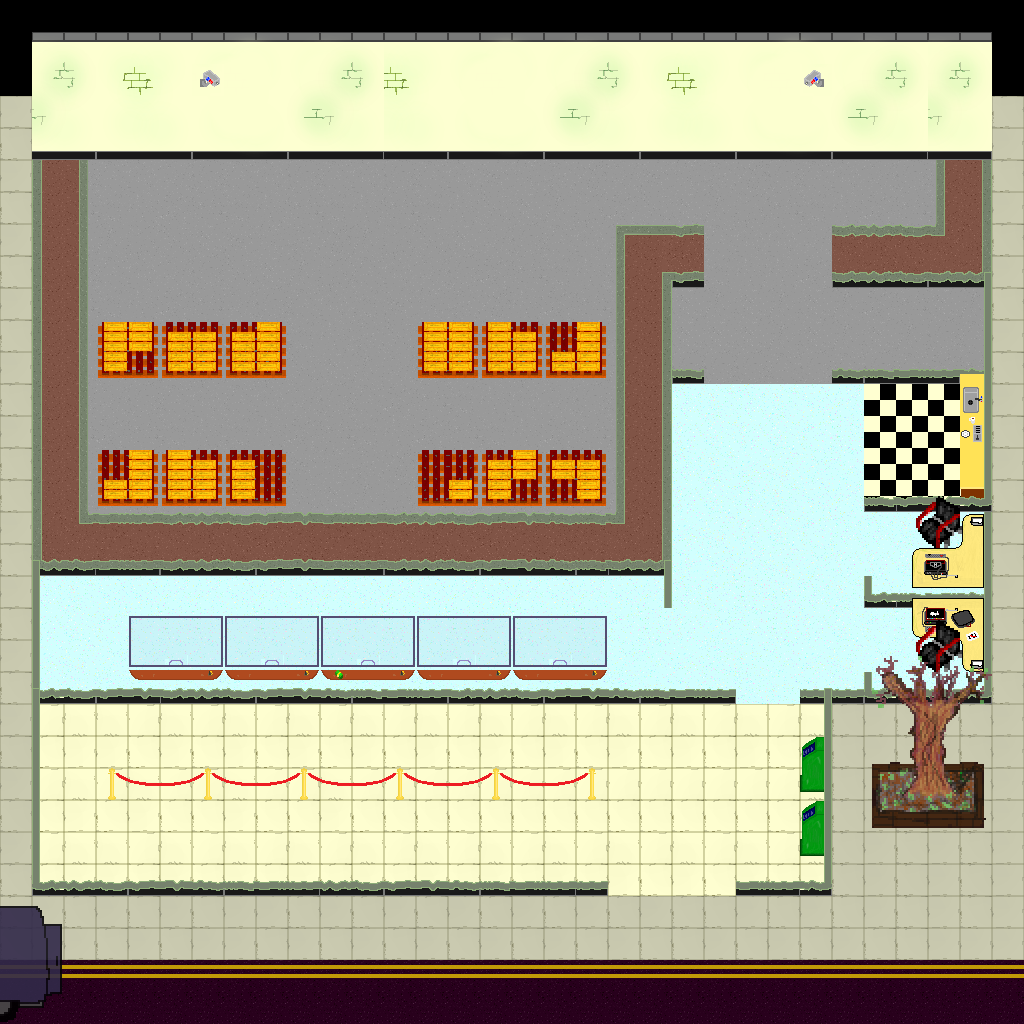

A level layout from a 2D game, rendered from its tile map. Below: a short description, then the map file with tile-grid data replaced by summaries:
An orthogonal 32x32 tile map with 32x32 px tiles, 19 tile layers (floor, wall_vault, vault, gold_pile_12, ...), 4 hidden layers not drawn, 3 tilesets and 53 objects (collision_door_staff, collision_door_main, collision_door_vault, collision_door_prevault, objective_3, ...).

<map version="1.0" orientation="orthogonal" renderorder="right-down" width="32" height="32" tilewidth="32" tileheight="32" nextobjectid="101">
 <tileset firstgid="1" name="tileset" tilewidth="32" tileheight="32">
  <image source="tileset.png" width="512" height="512" />
 </tileset>
 <tileset firstgid="257" name="tileset2" tilewidth="32" tileheight="32">
  <image source="tileset2.png" width="256" height="256" />
 </tileset>
 <tileset firstgid="321" name="sign" tilewidth="32" tileheight="32">
  <image source="sign.png" width="480" height="288" />
 </tileset>
 <layer name="floor" width="32" height="32">
  <data>[1024 cells, 928 non-empty, 41 distinct tile ids]</data>
 </layer>
 <layer name="wall_vault" width="32" height="32">
  <data>[1024 cells, 0 non-empty, 0 distinct tile ids]</data>
 </layer>
 <layer name="vault" width="32" height="32">
  <data>[1024 cells, 264 non-empty, 76 distinct tile ids]</data>
 </layer>
 <layer name="gold_pile_12" width="32" height="32">
  <data>[1024 cells, 4 non-empty, 4 distinct tile ids]</data>
 </layer>
 <layer name="gold_pile_11" width="32" height="32">
  <data>[1024 cells, 4 non-empty, 4 distinct tile ids]</data>
 </layer>
 <layer name="gold_pile_10" width="32" height="32">
  <data>[1024 cells, 4 non-empty, 4 distinct tile ids]</data>
 </layer>
 <layer name="gold_pile_9" width="32" height="32">
  <data>[1024 cells, 4 non-empty, 4 distinct tile ids]</data>
 </layer>
 <layer name="gold_pile_8" width="32" height="32">
  <data>[1024 cells, 4 non-empty, 4 distinct tile ids]</data>
 </layer>
 <layer name="gold_pile_7" width="32" height="32">
  <data>[1024 cells, 4 non-empty, 4 distinct tile ids]</data>
 </layer>
 <layer name="gold_pile_6" width="32" height="32">
  <data>[1024 cells, 3 non-empty, 3 distinct tile ids]</data>
 </layer>
 <layer name="gold_pile_5" width="32" height="32">
  <data>[1024 cells, 5 non-empty, 5 distinct tile ids]</data>
 </layer>
 <layer name="gold_pile_4" width="32" height="32">
  <data>[1024 cells, 4 non-empty, 4 distinct tile ids]</data>
 </layer>
 <layer name="gold_pile_3" width="32" height="32">
  <data>[1024 cells, 4 non-empty, 4 distinct tile ids]</data>
 </layer>
 <layer name="gold_pile_2" width="32" height="32">
  <data>[1024 cells, 4 non-empty, 4 distinct tile ids]</data>
 </layer>
 <layer name="gold_pile_1" width="32" height="32">
  <data>[1024 cells, 4 non-empty, 4 distinct tile ids]</data>
 </layer>
 <layer name="wall_prevault" width="32" height="32" visible="0">
  <data>[1024 cells, 432 non-empty, 34 distinct tile ids]</data>
 </layer>
 <layer name="prevault" width="32" height="32">
  <data>[1024 cells, 9 non-empty, 7 distinct tile ids]</data>
 </layer>
 <layer name="wall_offices" width="32" height="32" visible="0" opacity="0.97">
  <data>[1024 cells, 450 non-empty, 23 distinct tile ids]</data>
 </layer>
 <layer name="offices" width="32" height="32">
  <data>[1024 cells, 58 non-empty, 37 distinct tile ids]</data>
 </layer>
 <layer name="wall_foyer" width="32" height="32" visible="0">
  <data>[1024 cells, 630 non-empty, 52 distinct tile ids]</data>
 </layer>
 <layer name="foyer" width="32" height="32">
  <data>[1024 cells, 94 non-empty, 32 distinct tile ids]</data>
 </layer>
 <layer name="wall_outside" width="32" height="32" visible="0">
  <data>[1024 cells, 780 non-empty, 193 distinct tile ids]</data>
 </layer>
 <layer name="outside" width="32" height="32" opacity="0.9">
  <data>[1024 cells, 32 non-empty, 32 distinct tile ids]</data>
 </layer>
 <objectgroup name="collision" visible="0">
  <object id="14" x="32" y="880" width="576" height="16" />
  <object id="22" x="736" y="880" width="96" height="16" />
  <object id="23" x="32" y="688" width="704" height="16" />
  <object id="24" x="800" y="688" width="32" height="16" />
  <object id="25" name="collision_door_staff" x="736" y="688" width="64" height="16" />
  <object id="26" name="collision_door_main" x="608" y="880" width="128" height="16" />
  <object id="27" x="824" y="704" width="8" height="192" />
  <object id="29" x="32" y="704" width="8" height="192" />
  <object id="30" x="32" y="576" width="8" height="128" />
  <object id="32" x="664" y="576" width="8" height="32" />
  <object id="33" x="832" y="688" width="160" height="16" />
  <object id="34" x="984" y="704" width="8" />
  <object id="36" x="984" y="512" width="8" height="192" />
  <object id="39" x="864" y="496" width="128" height="16" />
  <object id="40" x="864" y="576" width="8" height="16" />
  <object id="43" x="864" y="592" width="120" height="16" />
  <object id="44" x="864" y="672" width="8" height="16" />
  <object id="48" x="96" y="768" width="512" height="32" />
  <object id="51" x="608" y="576" width="56" />
  <object id="53" x="608" y="288" width="64" height="288" />
  <object id="55" x="672" y="368" width="32" height="16" />
  <object id="56" x="832" y="368" width="160" height="16" />
  <object id="57" x="608" y="224" width="96" height="64" />
  <object id="58" x="832" y="224" width="160" height="64" />
  <object id="61" x="928" y="96" width="64" height="128" />
  <object id="63" x="32" y="144" width="64" height="368" />
  <object id="65" x="984" y="288" width="8" height="96" />
  <object id="66" x="984" y="384" width="8" height="128" />
  <object id="67" x="944" y="384" width="32" height="112" />
  <object id="68" name="collision_door_vault" x="704" y="256" width="128" height="32" />
  <object id="69" name="collision_door_prevault" x="704" y="368" width="128" height="16" />
  <object id="72" x="416" y="320" width="192" height="56" />
  <object id="73" x="416" y="448" width="192" height="64" />
  <object id="74" x="96" y="448" width="192" height="64" />
  <object id="75" x="96" y="320" width="192" height="56" />
  <object id="76" x="32" y="144" width="896" height="16" />
  <object id="77" x="32" y="512" width="576" height="64" />
  <object id="92" x="40" y="96" width="888" height="48" />
  <object id="93" x="832" y="704" width="192" height="128" />
  <object id="95" x="0" y="96" width="32" height="800" />
  <object id="96" x="0" y="40" width="992" height="120" />
  <object id="97" x="912" y="608" width="72" height="32" />
  <object id="99" x="912" y="544" width="72" height="48" />
  <object id="100" x="960" y="512" width="24" height="32" />
 </objectgroup>
 <objectgroup name="objective" visible="0">
  <object id="81" x="944" y="392" height="40" />
  <object id="82" name="objective_3" x="896" y="384" width="48" height="80">
   <properties>
    <property name="message" value="&quot;Retrieve Keychain Planted by Insider&quot;" />
    <property name="time" value="2" />
   </properties>
  </object>
  <object id="83" name="objective_1" x="352" y="712" width="96" height="48">
   <properties>
    <property name="message" value="&quot;Threaten Teller To Unlock Door.&quot;" />
    <property name="time" value="5" />
   </properties>
  </object>
  <object id="84" name="objective_2" x="864" y="608" width="120" height="80">
   <properties>
    <property name="message" value="&quot;Hack Computer To Disable Camera.&quot;" />
    <property name="time" value="3" />
   </properties>
  </object>
  <object id="85" name="objective_4" x="704" y="384" width="128" height="48">
   <properties>
    <property name="message" value="&quot;Try Keys to Unlock.&quot;" />
    <property name="time" value="3" />
   </properties>
  </object>
  <object id="86" name="objective_5" x="704" y="768" width="64" height="64">
   <properties>
    <property name="message" value="&quot;Retrieve drill from Jetroid's corpse.&quot;" />
    <property name="time" value="2" />
   </properties>
  </object>
  <object id="88" name="objective_6" x="704" y="288" width="128" height="40">
   <properties>
    <property name="message" value="&quot;Drill the Vault Door.&quot;" />
    <property name="time" value="3" />
   </properties>
  </object>
  </objectgroup>
</map>
<!-- 2 of 53 objects omitted -->
